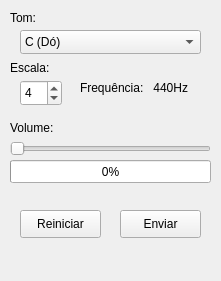
<?xml version="1.0" encoding="UTF-8"?>
<ui version="4.0">
 <class>Form</class>
 <widget class="QWidget" name="Form">
  <property name="geometry">
   <rect>
    <x>0</x>
    <y>0</y>
    <width>221</width>
    <height>281</height>
   </rect>
  </property>
  <property name="windowTitle">
   <string>Form</string>
  </property>
  <widget class="QComboBox" name="toneSelect">
   <property name="geometry">
    <rect>
     <x>20</x>
     <y>30</y>
     <width>181</width>
     <height>24</height>
    </rect>
   </property>
   <item>
    <property name="text">
     <string>C (Dó)</string>
    </property>
   </item>
   <item>
    <property name="text">
     <string>C# (Dó sustenido)</string>
    </property>
   </item>
   <item>
    <property name="text">
     <string>D (Ré)</string>
    </property>
   </item>
   <item>
    <property name="text">
     <string>D# (Ré sustenido)</string>
    </property>
   </item>
   <item>
    <property name="text">
     <string>E (Mi)</string>
    </property>
   </item>
   <item>
    <property name="text">
     <string>F (Fá)</string>
    </property>
   </item>
   <item>
    <property name="text">
     <string>F# (Fá sustenido)</string>
    </property>
   </item>
   <item>
    <property name="text">
     <string>G (Sol)</string>
    </property>
   </item>
   <item>
    <property name="text">
     <string>G# (Sol sustenido)</string>
    </property>
   </item>
   <item>
    <property name="text">
     <string>A (Lá)</string>
    </property>
   </item>
   <item>
    <property name="text">
     <string>A# (Lá sustenido)</string>
    </property>
   </item>
   <item>
    <property name="text">
     <string>B (Si)</string>
    </property>
   </item>
  </widget>
  <widget class="QLabel" name="toneLabel">
   <property name="geometry">
    <rect>
     <x>10</x>
     <y>10</y>
     <width>58</width>
     <height>16</height>
    </rect>
   </property>
   <property name="text">
    <string>Tom:</string>
   </property>
  </widget>
  <widget class="QLabel" name="pitchLabel">
   <property name="geometry">
    <rect>
     <x>10</x>
     <y>60</y>
     <width>58</width>
     <height>16</height>
    </rect>
   </property>
   <property name="text">
    <string>Escala:</string>
   </property>
  </widget>
  <widget class="QSpinBox" name="pitchSelect">
   <property name="geometry">
    <rect>
     <x>20</x>
     <y>80</y>
     <width>42</width>
     <height>26</height>
    </rect>
   </property>
   <property name="maximum">
    <number>8</number>
   </property>
   <property name="value">
    <number>4</number>
   </property>
  </widget>
  <widget class="QProgressBar" name="volumeBar">
   <property name="geometry">
    <rect>
     <x>10</x>
     <y>160</y>
     <width>201</width>
     <height>23</height>
    </rect>
   </property>
   <property name="maximum">
    <number>32767</number>
   </property>
   <property name="value">
    <number>0</number>
   </property>
  </widget>
  <widget class="QSlider" name="volumeSlider">
   <property name="geometry">
    <rect>
     <x>10</x>
     <y>140</y>
     <width>201</width>
     <height>17</height>
    </rect>
   </property>
   <property name="maximum">
    <number>32767</number>
   </property>
   <property name="singleStep">
    <number>328</number>
   </property>
   <property name="pageStep">
    <number>3277</number>
   </property>
   <property name="value">
    <number>0</number>
   </property>
   <property name="orientation">
    <enum>Qt::Horizontal</enum>
   </property>
  </widget>
  <widget class="QLabel" name="volumeLabel">
   <property name="geometry">
    <rect>
     <x>10</x>
     <y>120</y>
     <width>58</width>
     <height>16</height>
    </rect>
   </property>
   <property name="text">
    <string>Volume:</string>
   </property>
  </widget>
  <widget class="QPushButton" name="restoreButton">
   <property name="geometry">
    <rect>
     <x>20</x>
     <y>210</y>
     <width>81</width>
     <height>28</height>
    </rect>
   </property>
   <property name="text">
    <string>Reiniciar</string>
   </property>
  </widget>
  <widget class="QLabel" name="freqLabel">
   <property name="geometry">
    <rect>
     <x>80</x>
     <y>80</y>
     <width>71</width>
     <height>16</height>
    </rect>
   </property>
   <property name="text">
    <string>Frequência:</string>
   </property>
  </widget>
  <widget class="QLabel" name="freqShowLabel">
   <property name="geometry">
    <rect>
     <x>150</x>
     <y>80</y>
     <width>58</width>
     <height>16</height>
    </rect>
   </property>
   <property name="text">
    <string> 440Hz</string>
   </property>
  </widget>
  <widget class="QPushButton" name="sendButton">
   <property name="geometry">
    <rect>
     <x>120</x>
     <y>210</y>
     <width>81</width>
     <height>28</height>
    </rect>
   </property>
   <property name="text">
    <string>Enviar</string>
   </property>
  </widget>
 </widget>
 <resources/>
 <connections>
  <connection>
   <sender>volumeSlider</sender>
   <signal>valueChanged(int)</signal>
   <receiver>volumeBar</receiver>
   <slot>setValue(int)</slot>
   <hints>
    <hint type="sourcelabel">
     <x>45</x>
     <y>176</y>
    </hint>
    <hint type="destinationlabel">
     <x>45</x>
     <y>193</y>
    </hint>
   </hints>
  </connection>
 </connections>
</ui>
